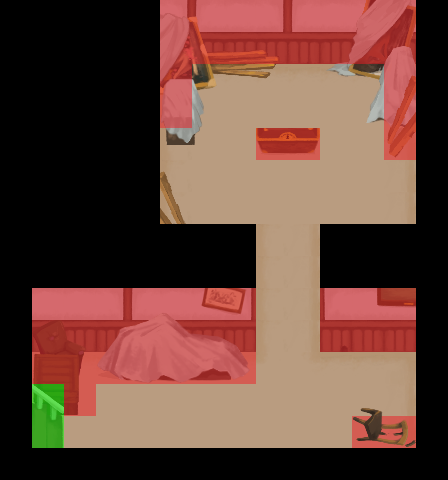

A level layout from a 2D game, rendered from its tile map. Below: a short description, then the map file with tile-grid data replaced by summaries:
An orthogonal 14x15 tile map with 32x32 px tiles, 9 tile layers (backgroundLayer, blockedLayer, detailLayer1, detailLayer2, ...) and 4 objects.

<map version="1.0" orientation="orthogonal" renderorder="right-down" width="14" height="15" tilewidth="32" tileheight="32" nextobjectid="71">
 <tileset firstgid="1" name="tiles-lvl2-2-32x32" tilewidth="32" tileheight="32">
  <image source="../img/tiles-lvl2-2-32x32.png" width="384" height="288" />
 </tileset>
 <layer name="backgroundLayer" width="14" height="15">
  <data>[210 cells, 120 non-empty, 16 distinct tile ids]</data>
 </layer>
 <layer name="blockedLayer" width="14" height="15">
  <data>[210 cells, 90 non-empty, 1 distinct tile ids]</data>
 </layer>
 <layer name="detailLayer1" width="14" height="15">
  <data>[210 cells, 26 non-empty, 25 distinct tile ids]</data>
 </layer>
 <layer name="detailLayer2" width="14" height="15">
  <data>[210 cells, 25 non-empty, 25 distinct tile ids]</data>
 </layer>
 <layer name="detailLayer3" width="14" height="15">
  <data>[210 cells, 13 non-empty, 13 distinct tile ids]</data>
 </layer>
 <layer name="transBlockedLayer" width="14" height="15">
  <data>[210 cells, 53 non-empty, 1 distinct tile ids]</data>
 </layer>
 <objectgroup name="objectsLayer">
  <object id="56" gid="38" x="256" y="96" width="32" height="32">
   <properties>
    <property name="type" value="chest" />
   </properties>
  </object>
  <object id="66" gid="24" x="64" y="448" width="32" height="32">
   <properties>
    <property name="type" value="playerStart" />
   </properties>
  </object>
  <object id="67" gid="12" x="256" y="352" width="32" height="32">
   <properties>
    <property name="type" value="pot2-2" />
   </properties>
  </object>
  <object id="70" gid="12" x="288" y="352" width="32" height="32">
   <properties>
    <property name="type" value="pot2-2" />
   </properties>
  </object>
 </objectgroup>
 <layer name="detalLayer4_overChar" width="14" height="15">
  <data>[210 cells, 5 non-empty, 5 distinct tile ids]</data>
 </layer>
 <layer name="triggerLayer" width="14" height="15">
  <data>[210 cells, 0 non-empty, 0 distinct tile ids]</data>
 </layer>
 <layer name="levelExitLayer" width="14" height="15">
  <data>[210 cells, 2 non-empty, 1 distinct tile ids]</data>
 </layer>
</map>
